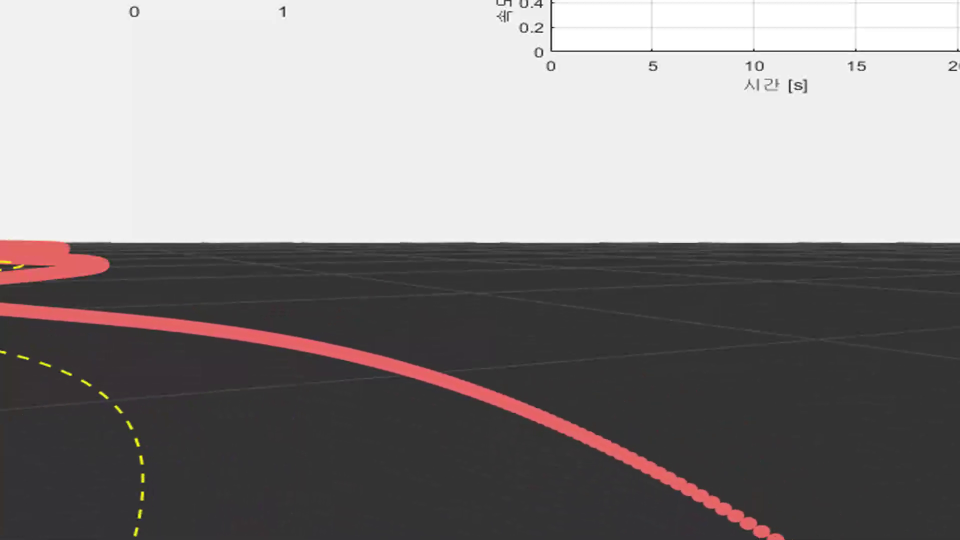
#> input picture frame 115 of [3] DeepRacer/deepracer_22.08.10(2)/resource/test_video/test_driving1.mp4, 1920 x 1080 px (shown at 1/2 size)
$ python Camera.py
#> lines starting #> are read from the running program, lines starting #| are printed output that depends on the picture; after the words box and inside, x2 and y2 are one past the last pixel; in counts of white or black regions, pixels touching at a corner belong together; long printed decimals are rounded
### [3] DeepRacer/deepracer_22.08.10(2)/Percep/Det.py
import numpy as np
import cv2
import numpy.linalg as lin
import math


def Homography(*args):
    pointx = args[0]
    pointy = args[1]
    realx = args[2]
    realy = args[3]

    pts_src = np.array(
        [[pointx[0], pointy[0]], [pointx[1], pointy[1]], [pointx[2], pointy[2]], [pointx[3], pointy[3]]])
    pts_dst = np.array([[realx[0], realy[0]], [realx[1], realy[1]], [realx[2], realy[2]], [realx[3], realy[3]]])
    # Calculate Homography
    h, status = cv2.findHomography(pts_src, pts_dst)

    return h


# [100 lines left out: functions display_lines, LaneDet, max_curv, not called in this run]


class LeftLane:
    # [34 lines left out: functions __init__, backup, get_lane, not called in this run]


class RightLane:
    # [34 lines left out: functions __init__, backup, get_lane, not called in this run]


class Lane:
    # [33 lines left out: functions __init__, get_lane, backup, not called in this run]


class StopLine:
    # [56 lines left out: functions __init__, StopLineDet, not called in this run]


    def backup(self):
        if self.clearance is not None:
            self.pre_clearance = self.clearance * (1 - self.alpha_c) + self.pre_clearance * self.alpha_c


# [4 lines that do not run on import are left out]

### [3] DeepRacer/deepracer_22.08.10(2)/Percep/Camera.py
import cv2 as cv
import matplotlib.pyplot as plt
import numpy as np
import numpy.linalg as lin

import Percep.Det as Det


# [58 lines left out: functions Homography, RANSAC, not called in this run]


def LaneDet(img_rgb, lower, upper, crop_lineX_lower, crop_lineX_upper, crop_curvX_lower, crop_curvX_upper, rgb):
    img_mask = cv.inRange(img_rgb, lower, upper)
    img_mask = (np.array(img_mask))
    coord = np.where(img_mask >= 1)
    coord = np.array([coord[1], coord[0]])
    ones_vec = np.ones((1, np.size(coord[0])))[0]
    coord = np.insert(coord, 2, [ones_vec], axis=0)

    H = Det.Homography([62, 124, 466, 542], [346, 277, 272, 349],
                 [0.31, 0.455, 0.455, 0.30], [0.15, 0.15, -0.14, -0.14])

    homo = np.dot(H, coord)
    lane_points = [homo[0] / homo[2], homo[1] / homo[2]]

    idx_x1, idx_x2 = np.where(lane_points[0] > crop_lineX_lower), np.where(lane_points[0] < crop_lineX_upper)
    idx_y1, idx_y2 = np.where(lane_points[1] > -0.3), np.where(lane_points[1] < 0.3)
    idx_x = np.intersect1d(idx_x1, idx_x2)
    idx_y = np.intersect1d(idx_y1, idx_y2)
    idx = np.intersect1d(idx_x, idx_y)
    real_x = lane_points[0][idx]
    real_y = lane_points[1][idx]

    idx_x1_curv, idx_x2_curv = np.where(lane_points[0] > crop_curvX_lower), np.where(lane_points[0] < crop_curvX_upper)
    idx_y1_curv, idx_y2_curv = np.where(lane_points[1] > -0.4), np.where(lane_points[1] < 0.4)
    idx_x_curv = np.intersect1d(idx_x1_curv, idx_x2_curv)
    idx_y_curv = np.intersect1d(idx_y1_curv, idx_y2_curv)
    idx_curv = np.intersect1d(idx_x_curv, idx_y_curv)
    real_x_curv = lane_points[0][idx_curv]
    real_y_curv = lane_points[1][idx_curv]

    xq1 = np.linspace(crop_lineX_lower - 0.5, crop_lineX_upper + 0.5, 50)
    xq2 = np.linspace(crop_curvX_lower - 0.5, crop_curvX_upper + 0.5, 50)
    try:
        # poly_coeff_1st = RANSAC(real_x, real_y, 1)
        poly_coeff_1st = np.polyfit(real_x, real_y, 1)
        yq1 = np.polyval(poly_coeff_1st, xq1)
        plt.scatter(real_x, real_y, color=rgb, s=5)
        plt.plot(xq1, yq1, 'k-', linewidth=2)
    except Exception as ex:
        # print("error")
        # print(ex)
        # print(traceback.print_exc())
        poly_coeff_1st = None
        yq1 = None
        pass

    try:
        # poly_coeff_2nd = RANSAC(real_x_curv, real_y_curv, 2)
        poly_coeff_2nd = np.polyfit(real_x_curv, real_y_curv, 2)
        yq2 = np.polyval(poly_coeff_2nd, xq2)
        poly_coeff_2nd2 = np.polyfit(real_x_curv, real_y_curv, 2)
        yq22 = np.polyval(poly_coeff_2nd2, xq2)
        plt.scatter(real_x_curv, real_y_curv, color=[.7 * _ for _ in rgb], s=.2)
        plt.plot(xq2, yq2, 'k:')
        plt.plot(xq2, yq22, 'm-', linewidth=2)
    except Exception as ex:
        # print("error")
        # print(ex)
        # print(traceback.print_exc())
        poly_coeff_2nd = None
        yq2 = None
        pass

    print(poly_coeff_1st)
    print(poly_coeff_2nd)
    return img_mask


class Camera:
    def __init__(self, path = "/dev", size = (640, 480), crop_lineX_lower = 0.3, crop_lineX_upper = 0.6, crop_curvX_lower = 0.5, crop_curvX_upper = 1,
                 lower_red = [245, 100, 110], upper_red = [255, 180, 255], lower_green = [0, 200, 180],
                 upper_green = [100, 255, 255], lower_blue = [0, 140, 220], upper_blue = [100, 200, 255],
                 lower_white = [240, 240, 240], upper_white = [255, 255, 255]):
        self.size = size

        self.v_num = 0
        self.VIDEO_PATH = path + "/video"

        self.ret = False
        self.cap = None
        self.frame = None
        self.c_cnt = 0

        # CROP
        self.crop_lineX_lower = crop_lineX_lower
        self.crop_lineX_upper = crop_lineX_upper
        self.crop_curvX_lower = crop_curvX_lower
        self.crop_curvX_upper = crop_curvX_upper

        # RGB range
        self.lower_red = np.array(lower_red, dtype="uint8")
        self.upper_red = np.array(upper_red, dtype="uint8")

        self.lower_green = np.array(lower_green, dtype="uint8")
        self.upper_green = np.array(upper_green, dtype="uint8")

        self.lower_white = np.array(lower_white, dtype="uint8")
        self.upper_white = np.array(upper_white, dtype="uint8")

        self.lower_blue = np.array(lower_blue, dtype="uint8")
        self.upper_blue = np.array(upper_blue, dtype="uint8")


    # [13 lines left out: function get_camera, not called in this run]


    def get_test_video(self, path):
        try:
            self.cap = cv.VideoCapture(path)
            ret, frame = self.cap.read()
#> frame is the input picture: shape (1080, 1920, 3); mean B, G, R 137.8, 137.5, 141.4

            if ret:
                print("\n Test Ready \n")

        except:
            pass

        return self.cap


    def read(self):
        try:
            self.ret, self.frame = self.cap.read()
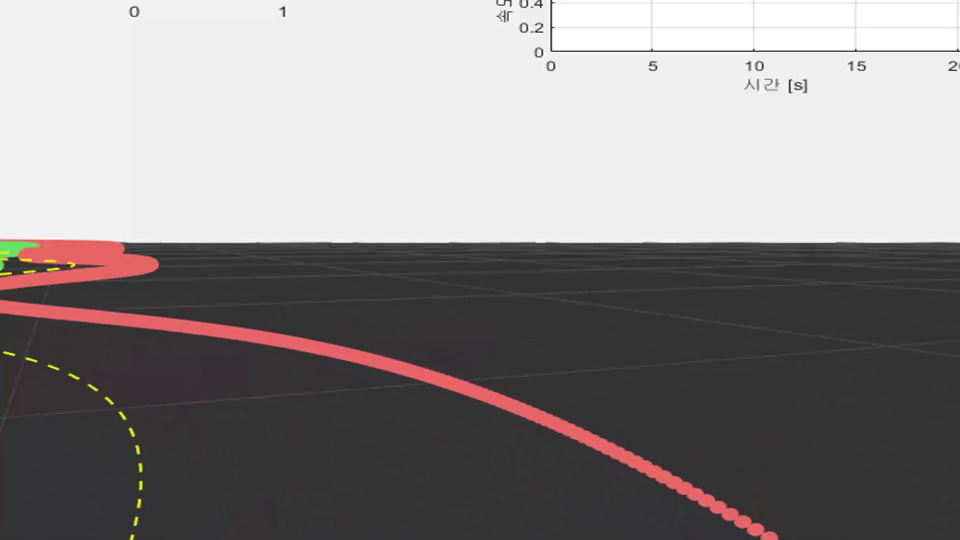
#> input picture frame 116 of [3] DeepRacer/deepracer_22.08.10(2)/resource/test_video/test_driving1.mp4, 1920 x 1080 px (shown at 1/2 size)
#> self.frame is the input picture: shape (1080, 1920, 3); mean B, G, R 137.9, 137.8, 141.8
            self.frame = cv.resize(self.frame, self.size)
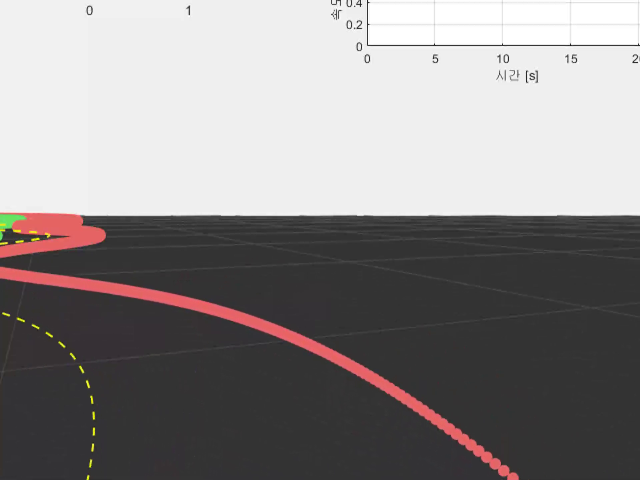
#> self.frame: shape (480, 640, 3); mean B, G, R 137.9, 137.8, 141.8
        except:
            self.ret = False
            self.frame = None

        return self.ret, self.frame


    def imwrite(self, path):
        try:
            cv.imwrite(path + '/test' + str(self.c_cnt) + '.png', self.frame)
        except:
            print("image save fail")


    def release(self):
        if self.cap is not None:
            self.cap.release()


    def capture(self, path):
        self.read()
        self.imwrite(path)

        if self.frame is not None:
            img_color = self.frame
            height, width, _ = img_color.shape
#> height = 480; width = 640
            img_rgb = cv.cvtColor(img_color, cv.COLOR_BGR2RGB)
            img_rgb = cv.resize(img_rgb, self.size)

            plt.grid(True)
            plt.axis("equal")

            img_mask_L = LaneDet(img_rgb, self.lower_red, self.upper_red, self.crop_lineX_lower, self.crop_lineX_upper, self.crop_curvX_lower,
                                     self.crop_curvX_upper, [1, 0, 0])
#> in LaneDet, `img_mask = cv.inRange(img_rgb, lower, upper)`:
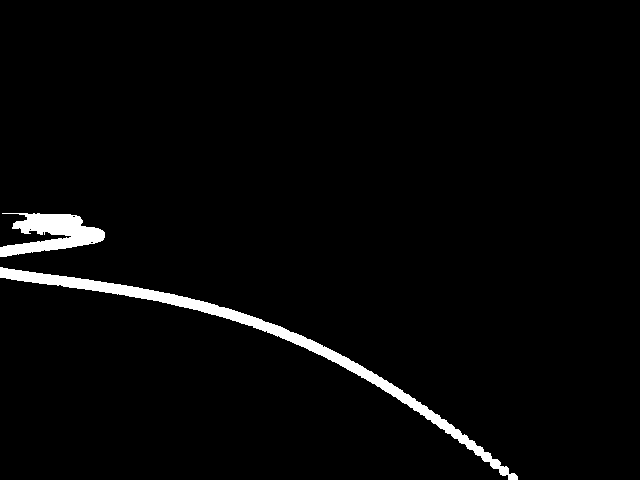
#> img_mask: shape (480, 640); 2.6% white; 2 white regions, box (x1, y1, x2, y2) and area: (0, 267, 518, 480) 5556, (0, 213, 105, 257) 2499
#> in LaneDet, `coord = np.where(img_mask >= 1)`: coord = 8055 positions, rows 213 to 479, columns 0 to 517
#> in LaneDet, `idx_x = np.intersect1d(idx_x1, idx_x2)`: idx_x = 4318 values from 1614 to 5931
#> in LaneDet, `idx_y = np.intersect1d(idx_y1, idx_y2)`: idx_y = 7231 values from 129 to 8054
#> in LaneDet, `idx = np.intersect1d(idx_x, idx_y)`: idx = 4230 values from 1614 to 5931
#> in LaneDet, `real_x = lane_points[0][idx]`: real_x = 4230 values, max 0.6 at index 0, min 0.301 at index 4229, mean 0.429
#> in LaneDet, `real_y = lane_points[1][idx]`: real_y = 4230 values, max 0.3 at index 351, min -0.0179 at index 4229, mean 0.141
#> in LaneDet, `idx_x_curv = np.intersect1d(idx_x1_curv, idx_x2_curv)`: idx_x_curv = 2499 values from 0 to 2498
#> in LaneDet, `idx_y_curv = np.intersect1d(idx_y1_curv, idx_y2_curv)`: idx_y_curv = 8050 values from 5 to 8054
#> in LaneDet, `idx_curv = np.intersect1d(idx_x_curv, idx_y_curv)`: idx_curv = 2494 values from 5 to 2498
#> in LaneDet, `real_x_curv = lane_points[0][idx_curv]`: real_x_curv = 2494 values, max 0.764 at index 0, min 0.532 at index 2493, mean 0.638
#> in LaneDet, `real_y_curv = lane_points[1][idx_curv]`: real_y_curv = 2494 values, max 0.399 at index 0, min 0.212 at index 1688, mean 0.284
#> in LaneDet, `poly_coeff_1st = np.polyfit(real_x, real_y, 1)`: poly_coeff_1st = [1.07, -0.317]
#> in LaneDet, `yq1 = np.polyval(poly_coeff_1st, xq1)`: yq1 = 50 values from -0.531 to 0.858
#> in LaneDet, `poly_coeff_2nd = np.polyfit(real_x_curv, real_y_curv, 2)`: poly_coeff_2nd = [4.04, -4.83, 1.71]
#> in LaneDet, `yq2 = np.polyval(poly_coeff_2nd, xq2)`: yq2 = 50 values, max 3.54 at index 49, min 0.264 at index 20, mean 1.14
#> in LaneDet, `poly_coeff_2nd2 = np.polyfit(real_x_curv, real_y_curv, 2)`: poly_coeff_2nd2 = [4.04, -4.83, 1.71]
#> in LaneDet, `yq22 = np.polyval(poly_coeff_2nd2, xq2)`: yq22 has the same summary as yq2
#| [ 1.068 -0.3174]
#| [ 4.037 -4.833  1.710]
            img_mask_R = LaneDet(img_rgb, self.lower_green, self.upper_green, self.crop_lineX_lower, self.crop_lineX_upper, self.crop_curvX_lower,
                             self.crop_curvX_upper, [0, 1, 0])
#> call 2 of LaneDet, with lower = array of shape (3,), upper = array of shape (3,), crop_lineX_lower = 0.3, crop_lineX_upper = 0.6, crop_curvX_lower = 0.5, crop_curvX_upper = 1
#> in LaneDet (call 2), `img_mask = cv.inRange(img_rgb, lower, upper)`:
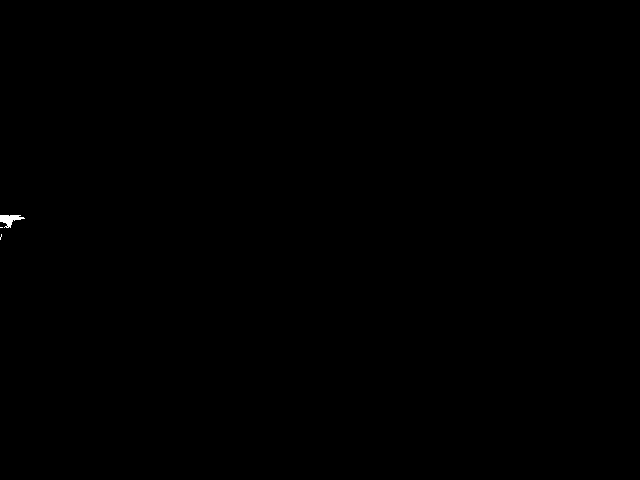
#> img_mask: shape (480, 640); 0.06% white; 3 white regions (2 under 20 px), largest, box (x1, y1, x2, y2) and area: (0, 215, 25, 228) 170
#> in LaneDet (call 2), `coord = np.where(img_mask >= 1)`: coord = 179 positions, rows 215 to 239, columns 0 to 24
#> in LaneDet (call 2), `idx_x1, idx_x2 = np.where(lane_points[0] > crop_lineX_lower), np.where..`: idx_x2 = (empty array,)
#> in LaneDet (call 2), `idx_x = np.intersect1d(idx_x1, idx_x2)`: idx_x = empty array
#> in LaneDet (call 2), `idx_x_curv = np.intersect1d(idx_x1_curv, idx_x2_curv)`: idx_x_curv = 179 values from 0 to 178
#> in LaneDet (call 2), `idx_y_curv = np.intersect1d(idx_y1_curv, idx_y2_curv)`: idx_y_curv = 177 values from 2 to 178
#> in LaneDet (call 2), `real_x_curv = lane_points[0][idx_curv]`: real_x_curv = 177 values, max 0.75 at index 0, min 0.607 at index 176, mean 0.717
#> in LaneDet (call 2), `real_y_curv = lane_points[1][idx_curv]`: real_y_curv = 177 values, max 0.399 at index 0, min 0.333 at index 176, mean 0.374
#> in LaneDet (call 2), `poly_coeff_2nd = np.polyfit(real_x_curv, real_y_curv, 2)`: poly_coeff_2nd = [0.326, -0.0785, 0.262]
#> in LaneDet (call 2), `yq2 = np.polyval(poly_coeff_2nd, xq2)`: yq2 = 50 values, max 0.878 at index 49, min 0.258 at index 4, mean 0.45
#> in LaneDet (call 2), `poly_coeff_2nd2 = np.polyfit(real_x_curv, real_y_curv, 2)`: poly_coeff_2nd2 = [0.326, -0.0785, 0.262]
#> in LaneDet (call 2), `yq22 = np.polyval(poly_coeff_2nd2, xq2)`: yq22 has the same summary as yq2
#| [ 0.3258 -0.0785  0.2623]
            img_mask_S = LaneDet(img_rgb, self.lower_blue, self.upper_blue, 0, 1, 0, 0, [0, 0, 1])
#> in LaneDet (call 3), `img_mask = cv.inRange(img_rgb, lower, upper)`: img_mask: shape (480, 640); every value is 0


            plt.xlim(0, 1.3)
            plt.ylim(-0.5, 0.5)

            print("\n Capture! \n")
            plt.savefig(path + "/capture" + str(self.c_cnt) + ".png")
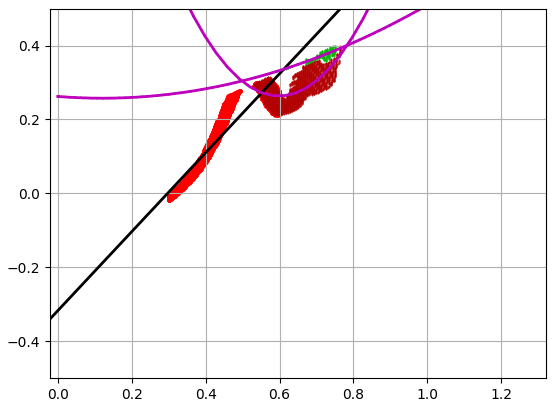
#> figure drawn by matplotlib, 1 panel; curve peaks at x = 1.1, y = 0.858; curve peaks at x = 1.5, y = 3.54; curve peaks at x = 1.5, y = 3.54
            plt.close()
            self.c_cnt += 1
        else:
            print("No Image")


if __name__ == "__main__":
    """
    webcam = Camera("dev")

    cap = webcam.get_camera()

    ret, frame = cap.read()
    ret, frame = webcam.read()

    webcam.imwrte('./img')
    webcam.capture('./img')
    """

    webcam = Camera(lower_green = [90, 200, 90], upper_green = [120, 255, 120],
                    lower_red = [200, 90, 90], upper_red = [255, 120, 120],
                    lower_blue = [90, 90, 200], upper_blue = [120, 120, 255])
    webcam.get_test_video("C:/Users/oni/PycharmProjects/deepracer/resource/test_video/test_driving1.mp4")

    webcam.capture('C:/Users/oni/PycharmProjects/deepracer/img')

    webcam.release()
    cv.destroyAllWindows()

$ run again, starting later in the video
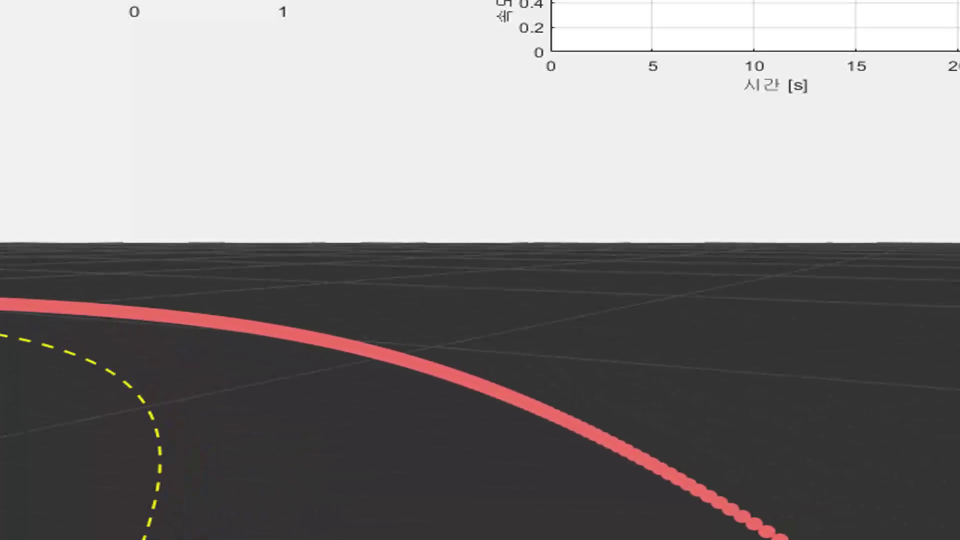
#> input picture frame 521 of [3] DeepRacer/deepracer_22.08.10(2)/resource/test_video/test_driving1.mp4, 1920 x 1080 px (shown at 1/2 size)
#> in get_test_video, frame is the input picture: shape (1080, 1920, 3); mean B, G, R 137.6, 137.2, 140.4
#> self.frame: shape (480, 640, 3)
#> in LaneDet, `img_mask = cv.inRange(img_rgb, lower, upper)`:
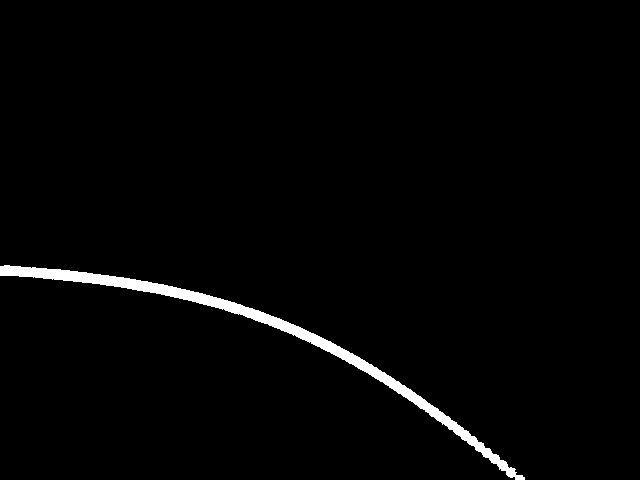
#> img_mask: shape (480, 640); 1.8% white; 1 white region, box (x1, y1, x2, y2) and area: (0, 265, 525, 480) 5660
#> in LaneDet, `coord = np.where(img_mask >= 1)`: coord = 5660 positions, rows 265 to 479, columns 0 to 524
#> idx_x = 3595 values from 0 to 3594
#> idx_y = 5660 values from 0 to 5659
#> idx = 3595 values from 0 to 3594
#> real_x = 3595 values, max 0.499 at index 0, min 0.301 at index 3594, mean 0.407
#> real_y = 3595 values, max 0.279 at index 6, min -0.0262 at index 3594, mean 0.109
#> idx_x1_curv = (empty array,)
#> idx_x_curv = empty array
#> idx_y_curv = 5660 values from 0 to 5659
#> idx_curv = empty array
#> poly_coeff_1st = [1.54, -0.516]
#> yq1 = 50 values from -0.824 to 1.18
#| [ 1.537 -0.516]
#> img_mask: shape (480, 640); every value is 0
#> in capture, `plt.savefig(path + "/capture" + str(self.c_cnt) + ".png")`:
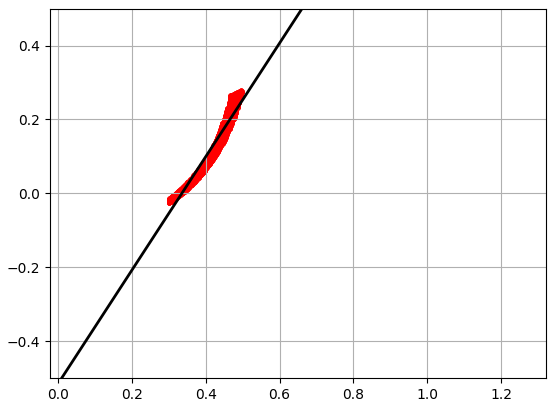
#> figure drawn by matplotlib, 1 panel; curve peaks at x = 1.1, y = 1.18

$ run again, starting later in the video
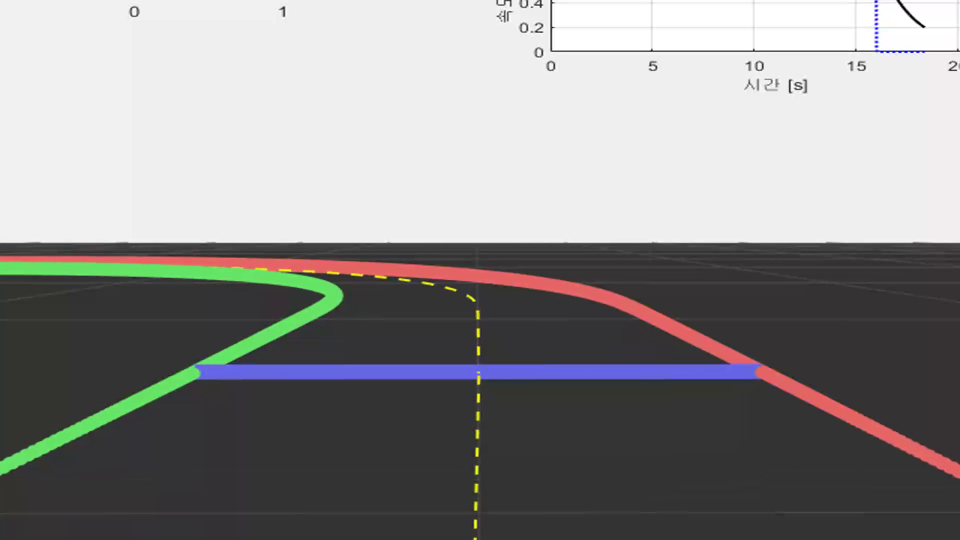
#> input picture frame 926 of [3] DeepRacer/deepracer_22.08.10(2)/resource/test_video/test_driving1.mp4, 1920 x 1080 px (shown at 1/2 size)
#> in get_test_video, frame is the input picture: shape (1080, 1920, 3); mean B, G, R 141.3, 141.4, 142.4
#> self.frame: shape (480, 640, 3)
#> in LaneDet, `img_mask = cv.inRange(img_rgb, lower, upper)`:
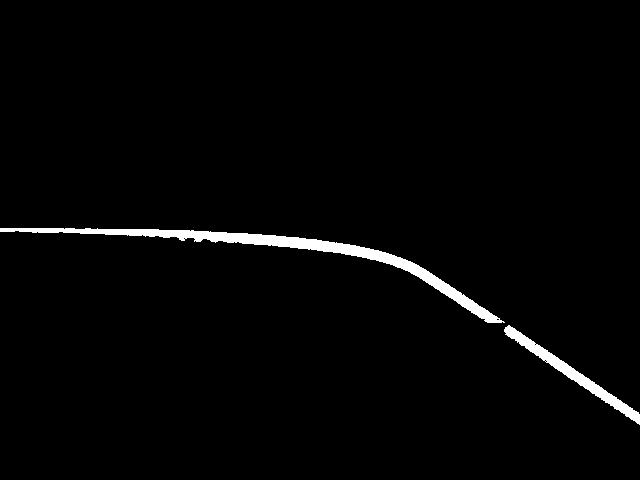
#> img_mask: shape (480, 640); 2% white; 2 white regions, box (x1, y1, x2, y2) and area: (0, 228, 505, 323) 4469, (504, 325, 640, 425) 1609
#> coord = 6078 positions, rows 228 to 424, columns 0 to 639
#> idx_x = 3426 values from 1395 to 4841
#> idx_y = 5893 values from 48 to 6077
#> idx = 3426 values from 1395 to 4841
#> real_x = 3426 values, max 0.6 at index 40, min 0.3 at index 3425, mean 0.478
#> real_y = 3426 values, max 0.128 at index 148, min -0.141 at index 3410, mean -0.0587
#> idx_x_curv = 3163 values from 0 to 3162
#> idx_y_curv = 6078 values from 0 to 6077
#> idx_curv = 3163 values from 0 to 3162
#> real_x_curv = 3163 values, max 0.666 at index 0, min 0.501 at index 3162, mean 0.59
#> real_y_curv = 3163 values, max 0.361 at index 0, min -0.0955 at index 3162, mean 0.0819
#> poly_coeff_1st = [0.637, -0.364]
#> yq1 = 50 values from -0.491 to 0.338
#> poly_coeff_2nd = [14.48, -14.41, 3.52]
#> yq2 = 50 values, max 14.47 at index 49, min -0.0682 at index 16, mean 3.68
#> poly_coeff_2nd2 = [14.48, -14.41, 3.52]
#> yq22 has the same summary as yq2
#| [ 0.6374 -0.3636]
#| [ 14.479 -14.413   3.518]
#> img_mask: shape (480, 640); 1.6% white; 3 white regions (1 under 20 px), largest, box (x1, y1, x2, y2) and area: (0, 233, 228, 324) 3377, (0, 326, 133, 421) 1557
#| [ 0.3052 -0.01504]
#| [ 6.878  -5.615  1.133]
#> img_mask: shape (480, 640); 1.5% white; 10 white regions (9 under 20 px), largest, box (x1, y1, x2, y2) and area: (131, 324, 507, 337) 4537
#| [ 2.226 -0.75]
#> in capture, `plt.savefig(path + "/capture" + str(self.c_cnt) + ".png")`:
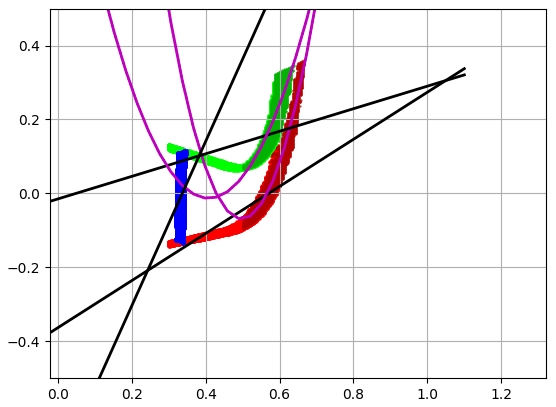
#> figure drawn by matplotlib, 1 panel; curve peaks at x = 1.1, y = 0.338; curve peaks at x = 1.5, y = 14.47; curve peaks at x = 1.5, y = 14.47
